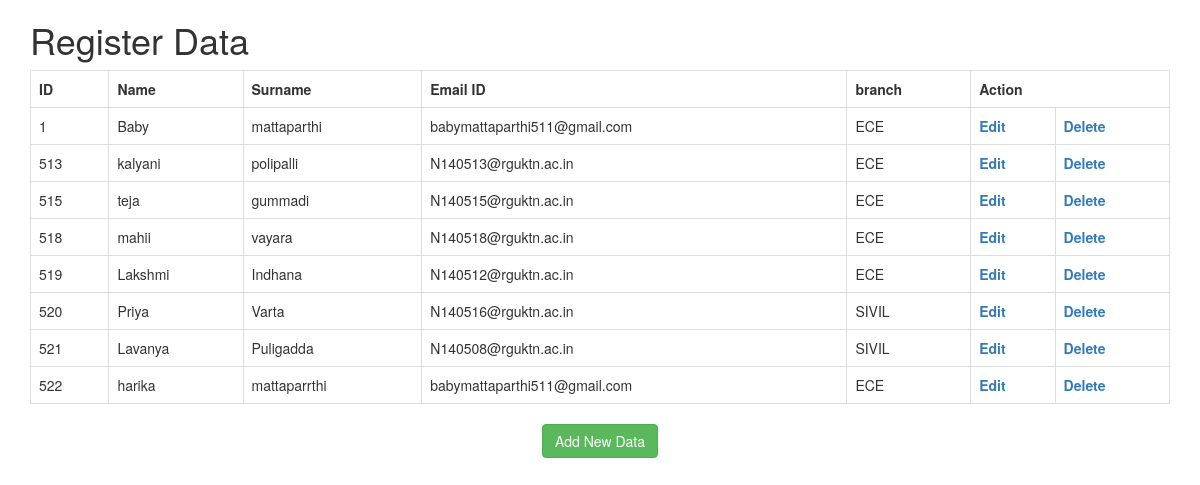
The page /show on the database its author committed.
### projectdatabase.py (models this page shows)
class Register(Base):
	__tablename__='register'
	id = Column(Integer,primary_key=True)
	name=Column(String(100))
	surname=Column(String(100))
	email=Column(String(50))
	branch=Column(String(30))

### main.py (the view)
@login_required
@app.route("/show", methods=['POST','GET'])
def showData():
	register=session.query(Register).all()
	return render_template('show.html',reg=register)

### templates/show.html (shortened to what this page needs)
<!DOCTYPE html>
<html>
<head>
<link rel="stylesheet" href="https://maxcdn.bootstrapcdn.com/bootstrap/3.4.0/css/bootstrap.min.css">
</head>
<body  div class="view" style="background-image: url('https://image.shutterstock.com/image-illustration/paint-like-graphic-illustration-nice-260nw-1252427656.jpg'); background-repeat: no-repeat; background-size: cover; background-position: center center;" >
	<div>
	<form action="" method="post">
		<div class='container' >
			<h1 class="mt-5">Register Data</h1>
			<table class="table table-bordered">
					<tr>
						<th scope="col">ID</th>
						<th scope="col">Name</th>
						<th scope="col">Surname</th>
						<th scope="col">Email ID</th>
						<th scope="col">branch</th>
						<th scope="col" colspan="2">Action</th>
					</tr>
					{% for r in reg %}
					<tr>
						<td>{{r.id}}</td>
						<td>{{r.name}}</td>
						<td>{{r.surname}}</td>
						<td>{{r.email}}</td>
						<td>{{r.branch}}</td>
						<th><a href="{{url_for('editData',register_id=r.id)}}">Edit</a></th>
						<th><a href="{{url_for('deleteData',register_id=r.id)}}">Delete</a></th>
					</tr>
					{% endfor %}
			</table>
		</div>
	<div class="container">
		<center><button type="button" class="btn btn-success"><a href="{{url_for('addData')}}"><font color="white">Add New Data</font></a></button></center>
	</div>
	</form>
</body>
</html>

### rows shown on the page
Register: id "1", name "Baby", surname "mattaparthi", email "babymattaparthi511@gmail.com", branch "ECE"
Register: id "513", name "kalyani", surname "polipalli", email "N140513@rguktn.ac.in", branch "ECE"
Register: id "515", name "teja", surname "gummadi", email "N140515@rguktn.ac.in", branch "ECE"
Register: id "518", name "mahii", surname "vayara", email "N140518@rguktn.ac.in", branch "ECE"
Register: id "519", name "Lakshmi", surname "Indhana", email "N140512@rguktn.ac.in", branch "ECE"
Register: id "520", name "Priya", surname "Varta", email "N140516@rguktn.ac.in", branch "SIVIL"
Register: id "521", name "Lavanya", surname "Puligadda", email "N140508@rguktn.ac.in", branch "SIVIL"
Register: id "522", name "harika", surname "mattaparrthi", email "babymattaparthi511@gmail.com", branch "ECE"
